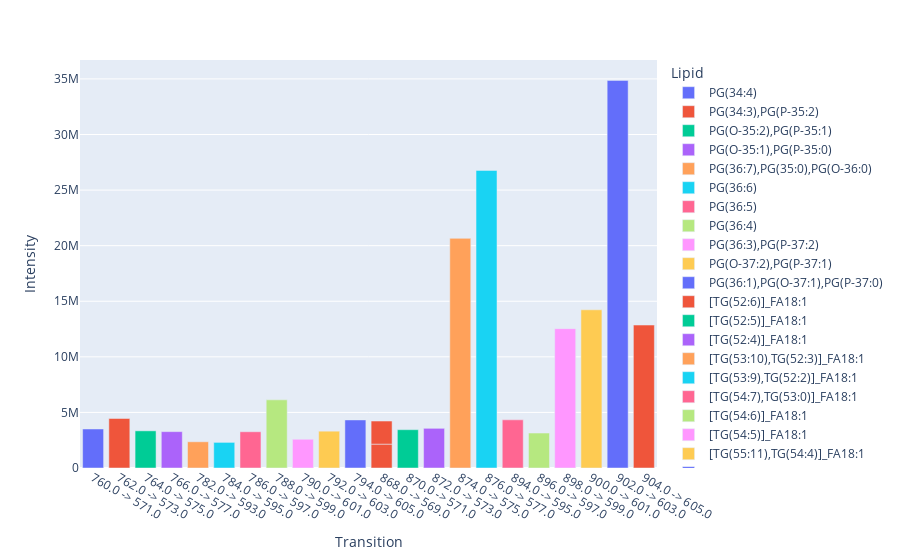
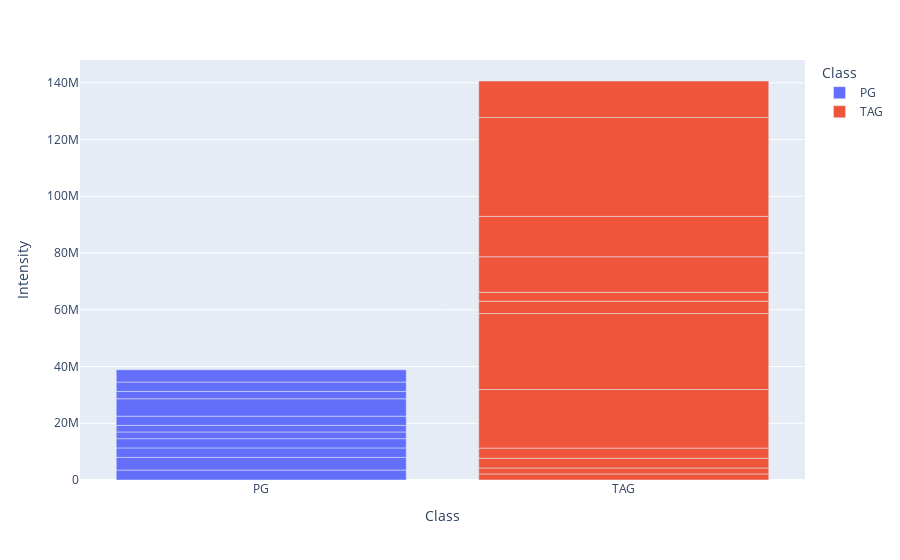
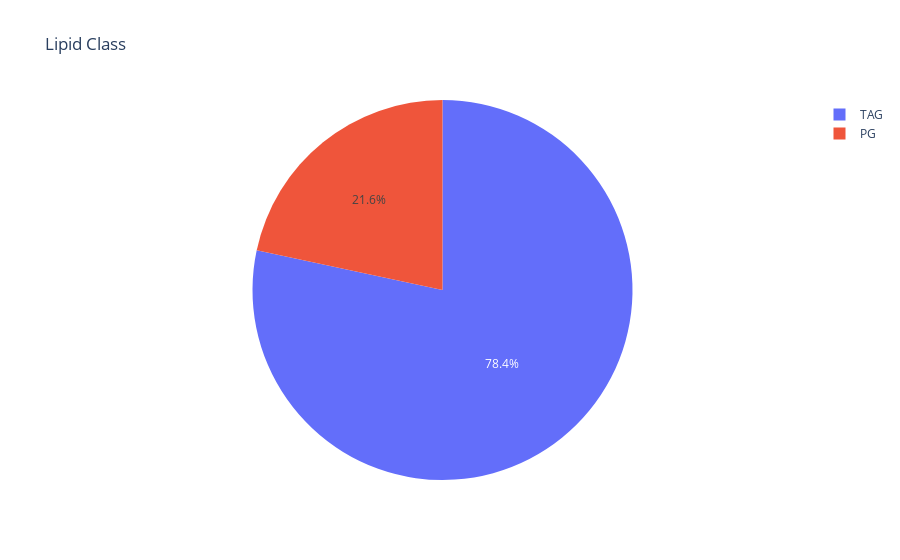
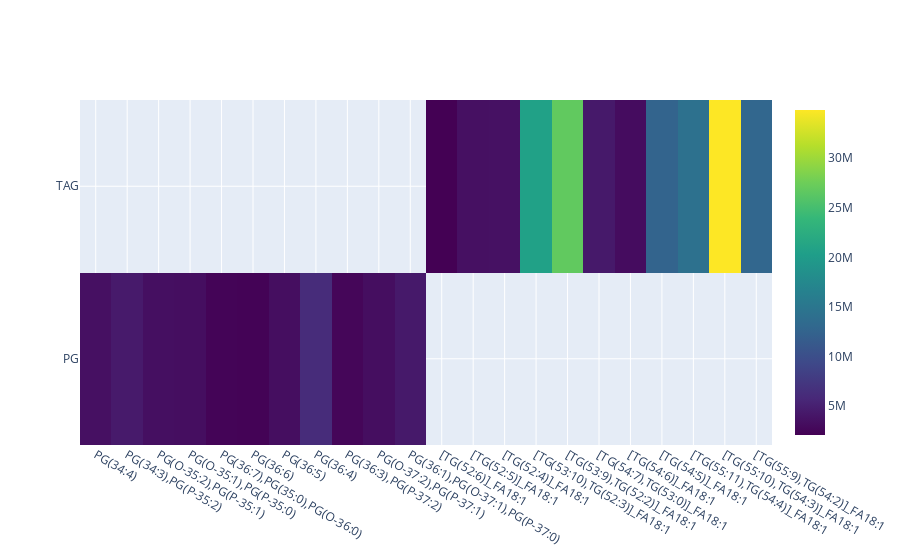

Source (notebook cell) for these figures, in order:
### Code cell
#plot transition versus intensity of df_matching
fig = px.bar(df_matching, x="Transition", y="Intensity", color="Lipid", hover_data=['Lipid','Class'])
fig.show()


#plot lipid class versus intensity of df_matching in a bar chart
fig = px.bar(df_matching, x="Class", y="Intensity", color="Class", hover_data=['Lipid','Class'])
fig.show()
#plot lipid class versus intensity of df_matching in a pie chart
fig = px.pie(df_matching, values='Intensity', names='Class', title='Lipid Class')
fig.show()
#make a plotly heatmap of the intensity of each transition in each sample
fig = go.Figure(data=go.Heatmap(
                     z=df_matching['Intensity'],
                        x=df_matching['Lipid'],
                        y=df_matching['Class'],
                        colorscale='Viridis'))
fig.show()

# #plot sample ID versus intensity of df_matching
# fig = px.bar(df_matching, x="Sample_ID", y="Intensity", color="Sample_ID", hover_data=['Lipid','Class'])
# fig.show()
# #plot sample ID versus intensity of df_matching in a pie chart
# fig = px.pie(df_matching, values='Intensity', names='Sample_ID', title='Sample ID')
# fig.show()

### Figure 1 — Plotly figure (JSON) as saved in the notebook; plotly's stock layout.template omitted (floating-point values rounded to 4 significant figures)
{"data": [{"alignmentgroup": "True", "customdata": [["PG(34:4)", "PG"]], "hovertemplate": "Lipid=%{customdata[0]}<br>Transition=%{x}<br>Intensity=%{y}<br>Class=%{customdata[1]}<extra></extra>", "legendgroup": "PG(34:4)", "marker": {"color": "#636efa"}, "name": "PG(34:4)", "offsetgroup": "PG(34:4)", "orientation": "v", "showlegend": true, "textposition": "auto", "type": "bar", "x": ["760.0 -> 571.0"], "xaxis": "x", "y": [3509000.0], "yaxis": "y"}, {"alignmentgroup": "True", "customdata": [["PG(34:3),PG(P-35:2)", "PG"]], "hovertemplate": "Lipid=%{customdata[0]}<br>Transition=%{x}<br>Intensity=%{y}<br>Class=%{customdata[1]}<extra></extra>", "legendgroup": "PG(34:3),PG(P-35:2)", "marker": {"color": "#EF553B"}, "name": "PG(34:3),PG(P-35:2)", "offsetgroup": "PG(34:3),PG(P-35:2)", "orientation": "v", "showlegend": true, "textposition": "auto", "type": "bar", "x": ["762.0 -> 573.0"], "xaxis": "x", "y": [4455000.0], "yaxis": "y"}, {"alignmentgroup": "True", "customdata": [["PG(O-35:2),PG(P-35:1)", "PG"]], "hovertemplate": "Lipid=%{customdata[0]}<br>Transition=%{x}<br>Intensity=%{y}<br>Class=%{customdata[1]}<extra></extra>", "legendgroup": "PG(O-35:2),PG(P-35:1)", "marker": {"color": "#00cc96"}, "name": "PG(O-35:2),PG(P-35:1)", "offsetgroup": "PG(O-35:2),PG(P-35:1)", "orientation": "v", "showlegend": true, "textposition": "auto", "type": "bar", "x": ["764.0 -> 575.0"], "xaxis": "x", "y": [3343000.0], "yaxis": "y"}, {"alignmentgroup": "True", "customdata": [["PG(O-35:1),PG(P-35:0)", "PG"]], "hovertemplate": "Lipid=%{customdata[0]}<br>Transition=%{x}<br>Intensity=%{y}<br>Class=%{customdata[1]}<extra></extra>", "legendgroup": "PG(O-35:1),PG(P-35:0)", "marker": {"color": "#ab63fa"}, "name": "PG(O-35:1),PG(P-35:0)", "offsetgroup": "PG(O-35:1),PG(P-35:0)", "orientation": "v", "showlegend": true, "textposition": "auto", "type": "bar", "x": ["766.0 -> 577.0"], "xaxis": "x", "y": [3271000.0], "yaxis": "y"}, {"alignmentgroup": "True", "customdata": [["PG(36:7),PG(35:0),PG(O-36:0)", "PG"]], "hovertemplate": "Lipid=%{customdata[0]}<br>Transition=%{x}<br>Intensity=%{y}<br>Class=%{customdata[1]}<extra></extra>", "legendgroup": "PG(36:7),PG(35:0),PG(O-36:0)", "marker": {"color": "#FFA15A"}, "name": "PG(36:7),PG(35:0),PG(O-36:0)", "offsetgroup": "PG(36:7),PG(35:0),PG(O-36:0)", "orientation": "v", "showlegend": true, "textposition": "auto", "type": "bar", "x": ["782.0 -> 593.0"], "xaxis": "x", "y": [2359000.0], "yaxis": "y"}, {"alignmentgroup": "True", "customdata": [["PG(36:6)", "PG"]], "hovertemplate": "Lipid=%{customdata[0]}<br>Transition=%{x}<br>Intensity=%{y}<br>Class=%{customdata[1]}<extra></extra>", "legendgroup": "PG(36:6)", "marker": {"color": "#19d3f3"}, "name": "PG(36:6)", "offsetgroup": "PG(36:6)", "orientation": "v", "showlegend": true, "textposition": "auto", "type": "bar", "x": ["784.0 -> 595.0"], "xaxis": "x", "y": [2305000.0], "yaxis": "y"}, {"alignmentgroup": "True", "customdata": [["PG(36:5)", "PG"]], "hovertemplate": "Lipid=%{customdata[0]}<br>Transition=%{x}<br>Intensity=%{y}<br>Class=%{customdata[1]}<extra></extra>", "legendgroup": "PG(36:5)", "marker": {"color": "#FF6692"}, "name": "PG(36:5)", "offsetgroup": "PG(36:5)", "orientation": "v", "showlegend": true, "textposition": "auto", "type": "bar", "x": ["786.0 -> 597.0"], "xaxis": "x", "y": [3260000.0], "yaxis": "y"}, {"alignmentgroup": "True", "customdata": [["PG(36:4)", "PG"]], "hovertemplate": "Lipid=%{customdata[0]}<br>Transition=%{x}<br>Intensity=%{y}<br>Class=%{customdata[1]}<extra></extra>", "legendgroup": "PG(36:4)", "marker": {"color": "#B6E880"}, "name": "PG(36:4)", "offsetgroup": "PG(36:4)", "orientation": "v", "showlegend": true, "textposition": "auto", "type": "bar", "x": ["788.0 -> 599.0"], "xaxis": "x", "y": [6129000.0], "yaxis": "y"}, {"alignmentgroup": "True", "customdata": [["PG(36:3),PG(P-37:2)", "PG"]], "hovertemplate": "Lipid=%{customdata[0]}<br>Transition=%{x}<br>Intensity=%{y}<br>Class=%{customdata[1]}<extra></extra>", "legendgroup": "PG(36:3),PG(P-37:2)", "marker": {"color": "#FF97FF"}, "name": "PG(36:3),PG(P-37:2)", "offsetgroup": "PG(36:3),PG(P-37:2)", "orientation": "v", "showlegend": true, "textposition": "auto", "type": "bar", "x": ["790.0 -> 601.0"], "xaxis": "x", "y": [2584000.0], "yaxis": "y"}, {"alignmentgroup": "True", "customdata": [["PG(O-37:2),PG(P-37:1)", "PG"]], "hovertemplate": "Lipid=%{customdata[0]}<br>Transition=%{x}<br>Intensity=%{y}<br>Class=%{customdata[1]}<extra></extra>", "legendgroup": "PG(O-37:2),PG(P-37:1)", "marker": {"color": "#FECB52"}, "name": "PG(O-37:2),PG(P-37:1)", "offsetgroup": "PG(O-37:2),PG(P-37:1)", "orientation": "v", "showlegend": true, "textposition": "auto", "type": "bar", "x": ["792.0 -> 603.0"], "xaxis": "x", "y": [3312000.0], "yaxis": "y"}, {"alignmentgroup": "True", "customdata": [["PG(36:1),PG(O-37:1),PG(P-37:0)", "PG"]], "hovertemplate": "Lipid=%{customdata[0]}<br>Transition=%{x}<br>Intensity=%{y}<br>Class=%{customdata[1]}<extra></extra>", "legendgroup": "PG(36:1),PG(O-37:1),PG(P-37:0)", "marker": {"color": "#636efa"}, "name": "PG(36:1),PG(O-37:1),PG(P-37:0)", "offsetgroup": "PG(36:1),PG(O-37:1),PG(P-37:0)", "orientation": "v", "showlegend": true, "textposition": "auto", "type": "bar", "x": ["794.0 -> 605.0"], "xaxis": "x", "y": [4324000.0], "yaxis": "y"}, {"alignmentgroup": "True", "customdata": [["[TG(52:6)]_FA18:1", "TAG"], ["[TG(52:6)]_FA18:1", "TAG"]], "hovertemplate": "Lipid=%{customdata[0]}<br>Transition=%{x}<br>Intensity=%{y}<br>Class=%{customdata[1]}<extra></extra>", "legendgroup": "[TG(52:6)]_FA18:1", "marker": {"color": "#EF553B"}, "name": "[TG(52:6)]_FA18:1", "offsetgroup": "[TG(52:6)]_FA18:1", "orientation": "v", "showlegend": true, "textposition": "auto", "type": "bar", "x": ["868.0 -> 569.0", "868.0 -> 569.0"], "xaxis": "x", "y": [2148000.0, 2077000.0], "yaxis": "y"}, {"alignmentgroup": "True", "customdata": [["[TG(52:5)]_FA18:1", "TAG"]], "hovertemplate": "Lipid=%{customdata[0]}<br>Transition=%{x}<br>Intensity=%{y}<br>Class=%{customdata[1]}<extra></extra>", "legendgroup": "[TG(52:5)]_FA18:1", "marker": {"color": "#00cc96"}, "name": "[TG(52:5)]_FA18:1", "offsetgroup": "[TG(52:5)]_FA18:1", "orientation": "v", "showlegend": true, "textposition": "auto", "type": "bar", "x": ["870.0 -> 571.0"], "xaxis": "x", "y": [3446000.0], "yaxis": "y"}, {"alignmentgroup": "True", "customdata": [["[TG(52:4)]_FA18:1", "TAG"]], "hovertemplate": "Lipid=%{customdata[0]}<br>Transition=%{x}<br>Intensity=%{y}<br>Class=%{customdata[1]}<extra></extra>", "legendgroup": "[TG(52:4)]_FA18:1", "marker": {"color": "#ab63fa"}, "name": "[TG(52:4)]_FA18:1", "offsetgroup": "[TG(52:4)]_FA18:1", "orientation": "v", "showlegend": true, "textposition": "auto", "type": "bar", "x": ["872.0 -> 573.0"], "xaxis": "x", "y": [3570000.0], "yaxis": "y"}, {"alignmentgroup": "True", "customdata": [["[TG(53:10),TG(52:3)]_FA18:1", "TAG"]], "hovertemplate": "Lipid=%{customdata[0]}<br>Transition=%{x}<br>Intensity=%{y}<br>Class=%{customdata[1]}<extra></extra>", "legendgroup": "[TG(53:10),TG(52:3)]_FA18:1", "marker": {"color": "#FFA15A"}, "name": "[TG(53:10),TG(52:3)]_FA18:1", "offsetgroup": "[TG(53:10),TG(52:3)]_FA18:1", "orientation": "v", "showlegend": true, "textposition": "auto", "type": "bar", "x": ["874.0 -> 575.0"], "xaxis": "x", "y": [20660000.0], "yaxis": "y"}, {"alignmentgroup": "True", "customdata": [["[TG(53:9),TG(52:2)]_FA18:1", "TAG"]], "hovertemplate": "Lipid=%{customdata[0]}<br>Transition=%{x}<br>Intensity=%{y}<br>Class=%{customdata[1]}<extra></extra>", "legendgroup": "[TG(53:9),TG(52:2)]_FA18:1", "marker": {"color": "#19d3f3"}, "name": "[TG(53:9),TG(52:2)]_FA18:1", "offsetgroup": "[TG(53:9),TG(52:2)]_FA18:1", "orientation": "v", "showlegend": true, "textposition": "auto", "type": "bar", "x": ["876.0 -> 577.0"], "xaxis": "x", "y": [26770000.0], "yaxis": "y"}, {"alignmentgroup": "True", "customdata": [["[TG(54:7),TG(53:0)]_FA18:1", "TAG"]], "hovertemplate": "Lipid=%{customdata[0]}<br>Transition=%{x}<br>Intensity=%{y}<br>Class=%{customdata[1]}<extra></extra>", "legendgroup": "[TG(54:7),TG(53:0)]_FA18:1", "marker": {"color": "#FF6692"}, "name": "[TG(54:7),TG(53:0)]_FA18:1", "offsetgroup": "[TG(54:7),TG(53:0)]_FA18:1", "orientation": "v", "showlegend": true, "textposition": "auto", "type": "bar", "x": ["894.0 -> 595.0"], "xaxis": "x", "y": [4333000.0], "yaxis": "y"}, {"alignmentgroup": "True", "customdata": [["[TG(54:6)]_FA18:1", "TAG"]], "hovertemplate": "Lipid=%{customdata[0]}<br>Transition=%{x}<br>Intensity=%{y}<br>Class=%{customdata[1]}<extra></extra>", "legendgroup": "[TG(54:6)]_FA18:1", "marker": {"color": "#B6E880"}, "name": "[TG(54:6)]_FA18:1", "offsetgroup": "[TG(54:6)]_FA18:1", "orientation": "v", "showlegend": true, "textposition": "auto", "type": "bar", "x": ["896.0 -> 597.0"], "xaxis": "x", "y": [3146000.0], "yaxis": "y"}, {"alignmentgroup": "True", "customdata": [["[TG(54:5)]_FA18:1", "TAG"]], "hovertemplate": "Lipid=%{customdata[0]}<br>Transition=%{x}<br>Intensity=%{y}<br>Class=%{customdata[1]}<extra></extra>", "legendgroup": "[TG(54:5)]_FA18:1", "marker": {"color": "#FF97FF"}, "name": "[TG(54:5)]_FA18:1", "offsetgroup": "[TG(54:5)]_FA18:1", "orientation": "v", "showlegend": true, "textposition": "auto", "type": "bar", "x": ["898.0 -> 599.0"], "xaxis": "x", "y": [12540000.0], "yaxis": "y"}, {"alignmentgroup": "True", "customdata": [["[TG(55:11),TG(54:4)]_FA18:1", "TAG"]], "hovertemplate": "Lipid=%{customdata[0]}<br>Transition=%{x}<br>Intensity=%{y}<br>Class=%{customdata[1]}<extra></extra>", "legendgroup": "[TG(55:11),TG(54:4)]_FA18:1", "marker": {"color": "#FECB52"}, "name": "[TG(55:11),TG(54:4)]_FA18:1", "offsetgroup": "[TG(55:11),TG(54:4)]_FA18:1", "orientation": "v", "showlegend": true, "textposition": "auto", "type": "bar", "x": ["900.0 -> 601.0"], "xaxis": "x", "y": [14230000.0], "yaxis": "y"}, {"alignmentgroup": "True", "customdata": [["[TG(55:10),TG(54:3)]_FA18:1", "TAG"]], "hovertemplate": "Lipid=%{customdata[0]}<br>Transition=%{x}<br>Intensity=%{y}<br>Class=%{customdata[1]}<extra></extra>", "legendgroup": "[TG(55:10),TG(54:3)]_FA18:1", "marker": {"color": "#636efa"}, "name": "[TG(55:10),TG(54:3)]_FA18:1", "offsetgroup": "[TG(55:10),TG(54:3)]_FA18:1", "orientation": "v", "showlegend": true, "textposition": "auto", "type": "bar", "x": ["902.0 -> 603.0"], "xaxis": "x", "y": [34870000.0], "yaxis": "y"}, {"alignmentgroup": "True", "customdata": [["[TG(55:9),TG(54:2)]_FA18:1", "TAG"]], "hovertemplate": "Lipid=%{customdata[0]}<br>Transition=%{x}<br>Intensity=%{y}<br>Class=%{customdata[1]}<extra></extra>", "legendgroup": "[TG(55:9),TG(54:2)]_FA18:1", "marker": {"color": "#EF553B"}, "name": "[TG(55:9),TG(54:2)]_FA18:1", "offsetgroup": "[TG(55:9),TG(54:2)]_FA18:1", "orientation": "v", "showlegend": true, "textposition": "auto", "type": "bar", "x": ["904.0 -> 605.0"], "xaxis": "x", "y": [12860000.0], "yaxis": "y"}], "layout": {"barmode": "relative", "legend": {"title": {"text": "Lipid"}, "tracegroupgap": 0}, "margin": {"t": 60}, "xaxis": {"anchor": "y", "domain": [0, 1], "title": {"text": "Transition"}}, "yaxis": {"anchor": "x", "domain": [0, 1], "title": {"text": "Intensity"}}}}

### Figure 2 — Plotly figure (JSON) as saved in the notebook; plotly's stock layout.template omitted (floating-point values rounded to 4 significant figures)
{"data": [{"alignmentgroup": "True", "customdata": [["PG(34:4)", "PG"], ["PG(34:3),PG(P-35:2)", "PG"], ["PG(O-35:2),PG(P-35:1)", "PG"], ["PG(O-35:1),PG(P-35:0)", "PG"], ["PG(36:7),PG(35:0),PG(O-36:0)", "PG"], ["PG(36:6)", "PG"], ["PG(36:5)", "PG"], ["PG(36:4)", "PG"], ["PG(36:3),PG(P-37:2)", "PG"], ["PG(O-37:2),PG(P-37:1)", "PG"], ["PG(36:1),PG(O-37:1),PG(P-37:0)", "PG"]], "hovertemplate": "Class=%{customdata[1]}<br>Intensity=%{y}<br>Lipid=%{customdata[0]}<extra></extra>", "legendgroup": "PG", "marker": {"color": "#636efa"}, "name": "PG", "offsetgroup": "PG", "orientation": "v", "showlegend": true, "textposition": "auto", "type": "bar", "x": ["PG", "PG", "PG", "PG", "PG", "PG", "PG", "PG", "PG", "PG", "PG"], "xaxis": "x", "y": [3509000.0, 4455000.0, 3343000.0, 3271000.0, 2359000.0, 2305000.0, 3260000.0, 6129000.0, 2584000.0, 3312000.0, 4324000.0], "yaxis": "y"}, {"alignmentgroup": "True", "customdata": [["[TG(52:6)]_FA18:1", "TAG"], ["[TG(52:6)]_FA18:1", "TAG"], ["[TG(52:5)]_FA18:1", "TAG"], ["[TG(52:4)]_FA18:1", "TAG"], ["[TG(53:10),TG(52:3)]_FA18:1", "TAG"], ["[TG(53:9),TG(52:2)]_FA18:1", "TAG"], ["[TG(54:7),TG(53:0)]_FA18:1", "TAG"], ["[TG(54:6)]_FA18:1", "TAG"], ["[TG(54:5)]_FA18:1", "TAG"], ["[TG(55:11),TG(54:4)]_FA18:1", "TAG"], ["[TG(55:10),TG(54:3)]_FA18:1", "TAG"], ["[TG(55:9),TG(54:2)]_FA18:1", "TAG"]], "hovertemplate": "Class=%{customdata[1]}<br>Intensity=%{y}<br>Lipid=%{customdata[0]}<extra></extra>", "legendgroup": "TAG", "marker": {"color": "#EF553B"}, "name": "TAG", "offsetgroup": "TAG", "orientation": "v", "showlegend": true, "textposition": "auto", "type": "bar", "x": ["TAG", "TAG", "TAG", "TAG", "TAG", "TAG", "TAG", "TAG", "TAG", "TAG", "TAG", "TAG"], "xaxis": "x", "y": [2148000.0, 2077000.0, 3446000.0, 3570000.0, 20660000.0, 26770000.0, 4333000.0, 3146000.0, 12540000.0, 14230000.0, 34870000.0, 12860000.0], "yaxis": "y"}], "layout": {"barmode": "relative", "legend": {"title": {"text": "Class"}, "tracegroupgap": 0}, "margin": {"t": 60}, "xaxis": {"anchor": "y", "categoryarray": ["PG", "TAG"], "categoryorder": "array", "domain": [0, 1], "title": {"text": "Class"}}, "yaxis": {"anchor": "x", "domain": [0, 1], "title": {"text": "Intensity"}}}}

### Figure 3 — Plotly figure (JSON) as saved in the notebook; plotly's stock layout.template omitted (floating-point values rounded to 4 significant figures)
{"data": [{"domain": {"x": [0, 1], "y": [0, 1]}, "hovertemplate": "Class=%{label}<br>Intensity=%{value}<extra></extra>", "labels": ["PG", "PG", "PG", "PG", "PG", "PG", "PG", "PG", "PG", "PG", "PG", "TAG", "TAG", "TAG", "TAG", "TAG", "TAG", "TAG", "TAG", "TAG", "TAG", "TAG", "TAG"], "legendgroup": "", "name": "", "showlegend": true, "type": "pie", "values": [3509000.0, 4455000.0, 3343000.0, 3271000.0, 2359000.0, 2305000.0, 3260000.0, 6129000.0, 2584000.0, 3312000.0, 4324000.0, 2148000.0, 2077000.0, 3446000.0, 3570000.0, 20660000.0, 26770000.0, 4333000.0, 3146000.0, 12540000.0, 14230000.0, 34870000.0, 12860000.0]}], "layout": {"legend": {"tracegroupgap": 0}, "title": {"text": "Lipid Class"}}}

### Figure 4 — Plotly figure (JSON) as saved in the notebook; plotly's stock layout.template omitted (floating-point values rounded to 4 significant figures)
{"data": [{"colorscale": [[0, "#440154"], [0.1111, "#482878"], [0.2222, "#3e4989"], [0.3333, "#31688e"], [0.4444, "#26828e"], [0.5556, "#1f9e89"], [0.6667, "#35b779"], [0.7778, "#6ece58"], [0.8889, "#b5de2b"], [1, "#fde725"]], "type": "heatmap", "x": ["PG(34:4)", "PG(34:3),PG(P-35:2)", "PG(O-35:2),PG(P-35:1)", "PG(O-35:1),PG(P-35:0)", "PG(36:7),PG(35:0),PG(O-36:0)", "PG(36:6)", "PG(36:5)", "PG(36:4)", "PG(36:3),PG(P-37:2)", "PG(O-37:2),PG(P-37:1)", "PG(36:1),PG(O-37:1),PG(P-37:0)", "[TG(52:6)]_FA18:1", "[TG(52:6)]_FA18:1", "[TG(52:5)]_FA18:1", "[TG(52:4)]_FA18:1", "[TG(53:10),TG(52:3)]_FA18:1", "[TG(53:9),TG(52:2)]_FA18:1", "[TG(54:7),TG(53:0)]_FA18:1", "[TG(54:6)]_FA18:1", "[TG(54:5)]_FA18:1", "[TG(55:11),TG(54:4)]_FA18:1", "[TG(55:10),TG(54:3)]_FA18:1", "[TG(55:9),TG(54:2)]_FA18:1"], "y": ["PG", "PG", "PG", "PG", "PG", "PG", "PG", "PG", "PG", "PG", "PG", "TAG", "TAG", "TAG", "TAG", "TAG", "TAG", "TAG", "TAG", "TAG", "TAG", "TAG", "TAG"], "z": [3509000.0, 4455000.0, 3343000.0, 3271000.0, 2359000.0, 2305000.0, 3260000.0, 6129000.0, 2584000.0, 3312000.0, 4324000.0, 2148000.0, 2077000.0, 3446000.0, 3570000.0, 20660000.0, 26770000.0, 4333000.0, 3146000.0, 12540000.0, 14230000.0, 34870000.0, 12860000.0]}], "layout": {}}
